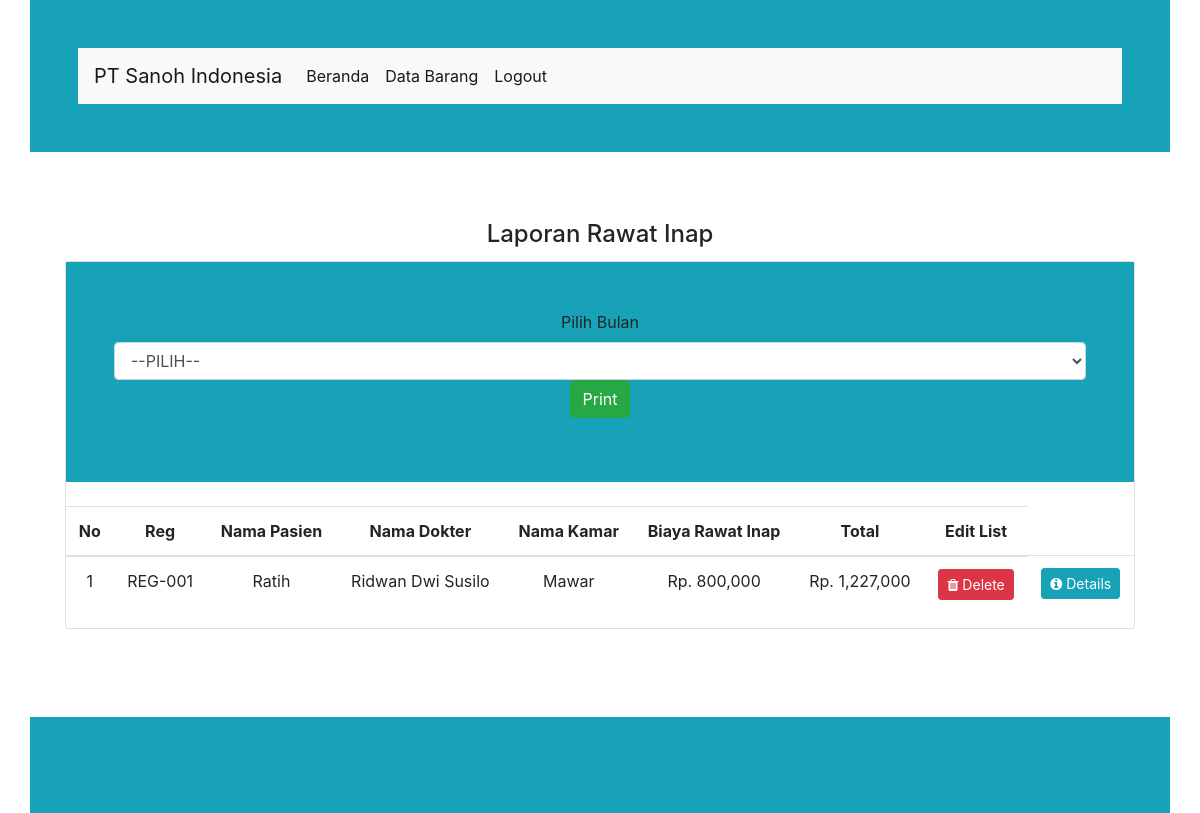
Screenshot of /index.php/admin/laporaninap with the database file from the repository.
### tables this page shows
CREATE TABLE `data_pasien` (
  `id_pasien` int(11) NOT NULL,
  `reg` varchar(250) NOT NULL,
  `nama` varchar(250) NOT NULL,
  `umur` varchar(250) NOT NULL,
  `alamat` text NOT NULL,
  `suami` varchar(250) NOT NULL,
  `pekerjaan` varchar(250) NOT NULL,
  `pendidikan` varchar(250) NOT NULL
);

CREATE TABLE `data_dokter` (
  `id_dokter` int(11) NOT NULL,
  `nama` varchar(250) NOT NULL,
  `telepon` varchar(250) NOT NULL
);

CREATE TABLE `data_kamar` (
  `id_kamar` int(11) NOT NULL,
  `nama` varchar(250) NOT NULL,
  `biaya` int(250) NOT NULL
);

CREATE TABLE `data_rawat_inap` (
  `id_rawat_inap` int(11) NOT NULL,
  `nama` varchar(250) NOT NULL,
  `biaya` int(250) NOT NULL
);

CREATE TABLE `transaksi` (
  `id_transaksi` int(11) NOT NULL,
  `reg` varchar(250) DEFAULT NULL,
  `id_dokter` int(250) DEFAULT NULL,
  `id_kamar` int(250) DEFAULT NULL,
  `id_rawat_inap` int(250) DEFAULT NULL,
  `id_rawat_jalan` int(50) DEFAULT NULL,
  `id_transaksi_obat` int(100) DEFAULT NULL,
  `bhp` int(100) DEFAULT NULL,
  `dpjp` int(100) DEFAULT NULL,
  `kebersihan` int(222) DEFAULT NULL,
  `konsultasi` int(222) DEFAULT NULL,
  `visite` int(222) DEFAULT NULL,
  `infus` int(222) DEFAULT NULL,
  `total` int(222) DEFAULT NULL,
  `tanggal` date DEFAULT NULL
);

### application/controllers/admin/Laporaninap.php (called while the page is built, shortened)
<?php
class Laporaninap extends CI_Controller {
    public function index(){
        $data['data_obat']=$this->db->query('select * from data_obat where stok between 1 and 10');
        $data['data_obat']=$data['data_obat']->num_rows();
    $data['transaksi'] = $this->db->query("select id_transaksi, data_pasien.reg, data_pasien.nama as nama_pasien, data_dokter.nama as nama_dokter, data_kamar.nama as nama_kamar, data_rawat_inap.biaya as biaya_rawat_inap, data_transaksi_obat.biaya as biaya_obat, bhp, dpjp, konsultasi, visite, total from data_pasien join transaksi on data_pasien.reg=transaksi.reg join data_dokter on data_dokter.id_dokter=transaksi.id_dokter join data_kamar on data_kamar.id_kamar=transaksi.id_kamar join data_rawat_inap on data_rawat_inap.id_rawat_inap=transaksi.id_rawat_inap join data_transaksi_obat on data_transaksi_obat.id_transaksi_obat=transaksi.id_transaksi_obat")->result();
		$this->load->view('admin/laporan/v_data_laporaninap',$data);
      }
}

### index.php (called while the page is built, shortened)
<?php
require_once BASEPATH.'core/CodeIgniter.php';

### application/views/admin/laporan/v_data_laporaninap.php (the view, shortened to what this page needs)
<body>
<main>
<div class="container my-5">
       <div class="card-body text-center">
       <h4 class="card-title">Laporan Rawat Inap</h4>
       <div><?php echo $this->session->flashdata('msg'); ?>
    <div class="card">
    <div class="container bg-info p-5">
    <form action="<?php echo base_url()?>index.php/admin/laporaninap/cetak" method="post">
    <div class="form-group">
    <label>Pilih Bulan</label><br>
    <select name="bulan" class="form-control">
        <option>--PILIH--</option>
    </select>
    <button type="submit" class="btn btn-success">Print</button>
    </div>
        </form>
</div><br>
        <table class="table table-hover">
            <thead>
              <tr>
                <th scope="col">No</th>
                <th scope="col">Reg </th>
                <th scope="col">Nama Pasien</th>
                <th scope="col">Nama Dokter</th>
                <th scope="col">Nama Kamar</th>
                <th scope="col">Biaya Rawat Inap</th>
                <th scope="col">Total</th>
                <th scope="col">Edit List</th>
              </tr>
            </thead>
            <tbody>
            <?php if (empty($transaksi)) { ?>
                <tr>
                      <td colspan="8">Data Belum Ada</td>
                </tr>
            <?php
                } else {
                    $no = 0;
                    foreach ($transaksi as $rowtransaksi) {
                            $no++;
            ?>
                <tr>
                   <td><?php echo $no ?></td>
                    <td><?php echo $rowtransaksi->reg ?></td>
                    <td><?php echo $rowtransaksi->nama_pasien ?></td>
                    <td><?php echo $rowtransaksi->nama_dokter ?></td>
                    <td><?php echo $rowtransaksi->nama_kamar ?></td>
                    <td><?php echo "Rp. ".number_format($rowtransaksi->biaya_rawat_inap) ?></td>
                    <td><?php echo "Rp. ".number_format($rowtransaksi->total) ?></td>
                    <td>
                    <a class="btn btn-sm btn-danger" href="<?php echo base_url() ?>index.php/admin/laporaninap/hapus/<?php echo $rowtransaksi->id_transaksi ?>"><i class="fa fa-trash"></i> Delete</a>
                    <td><a class="btn btn-sm btn-info" href="<?php echo base_url() ?>index.php/admin/laporaninap/detail/<?php echo $rowtransaksi->id_transaksi ?>"><i class="fa fa-info-circle"></i> Details</a> </td>
                    </td>
                </tr>
                <?php }} ?>
            </tbody>
          </table>
    </div>
  </div>
</main>

### application/views/admin/sniphets/header.php (style rules this page uses)
body { background-image:url(https://i0.wp.com/bekasiloker.com/wp-content/uploads/2018/07/Screenshot_1.png?fit=600%2C357); background-size: 100%; }

### rows the page displays
data_pasien: reg "REG-001", nama "Ratih", data_dokter.nama "Ridwan Dwi Susilo", data_kamar.nama "Mawar", data_rawat_inap.biaya "800,000", transaksi.total "1,227,000"
